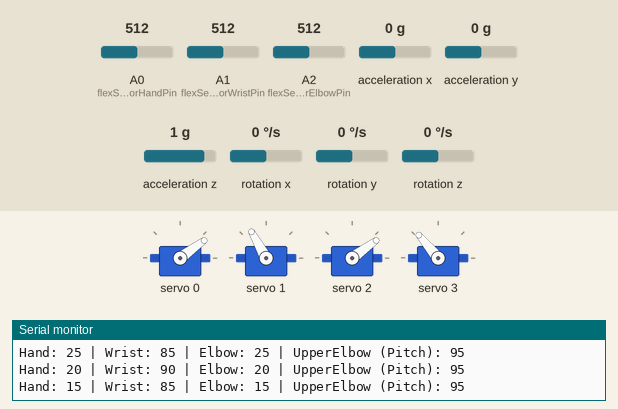
This sketch was run on a simulated Arduino Uno, built with avr-gcc and run on an emulated ATmega328P. Parts: 4 × servo, the last lines printed to the serial monitor. Inputs (shaded band) come from the test bench; at power-on: A1 (flexSensorWristPin) = 512, acceleration y 0 g, A0 (flexSensorHandPin) = 512, A2 (flexSensorElbowPin) = 512, acceleration x 0 g, acceleration z 1 g, rotation x 0 °/s, rotation y 0 °/s, rotation z 0 °/s.

Above: at 1.23 s.
1.3 s: A1 (flexSensorWristPin) set to 664
At 1.4 s:
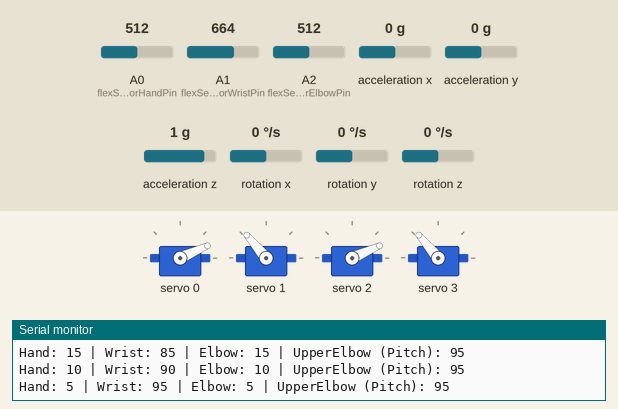
4.3 s: A1 (flexSensorWristPin) set to 675
At 5.5 s:
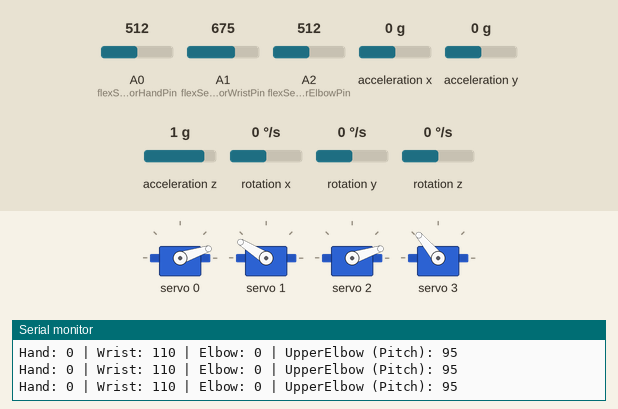
5.8 s: acceleration y set to 0.8 g
8.8 s: A0 (flexSensorHandPin) set to 583
11.8 s: A0 (flexSensorHandPin) set to 602
At 11.88 s:
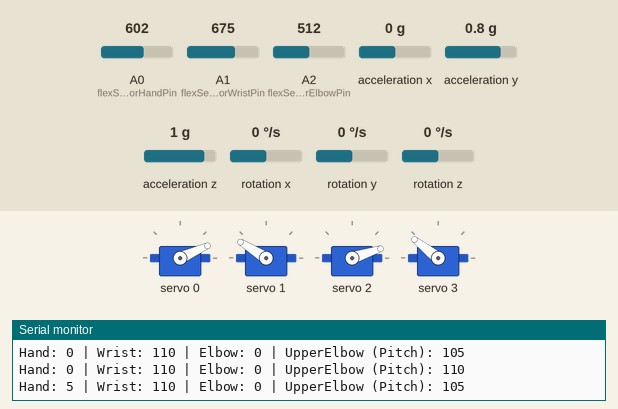
14.8 s: A2 (flexSensorElbowPin) set to 519
17.8 s: A2 (flexSensorElbowPin) set to 526
At 17.86 s:
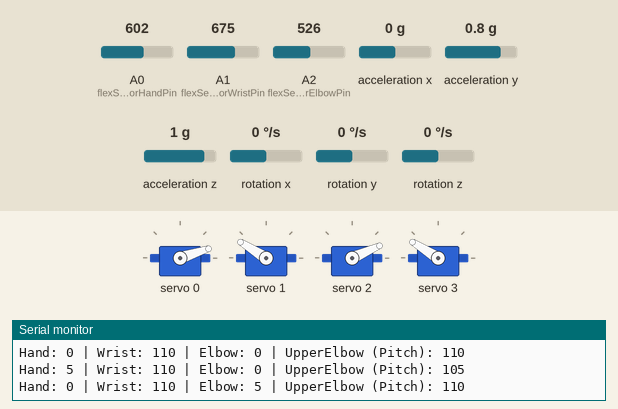
Timing chart, 0 to 21.8 s (numbered marks = the images above; inputs shaded):
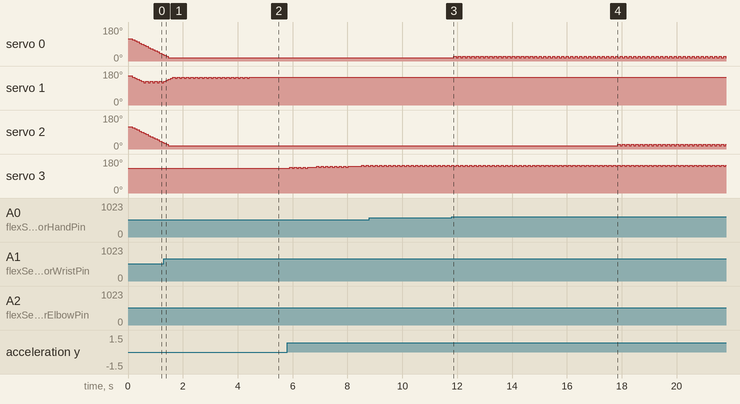

The sketch:

allmostdone.ino
```cpp
#include <Wire.h>
#include <Adafruit_PWMServoDriver.h>
#include <MPU6050.h>

Adafruit_PWMServoDriver pwm = Adafruit_PWMServoDriver();
MPU6050 mpu;

// Flex Sensor Pins
int flexSensorHandPin = A0;
int flexSensorWristPin = A1;
int flexSensorElbowPin = A2;

// Complementary filter variables
float pitch = 0.0;  // orientation angle estimate (degrees)
float alpha = 0.96; // complementary filter coefficient
unsigned long lastTime;

// Servo limits (pulse width out of 4096)
#define SERVOMIN 150
#define SERVOMAX 600

// Servo channels on PCA9685
#define SERVO_HAND_CHANNEL 0
#define SERVO_WRIST_CHANNEL 1
#define SERVO_ELBOW_CHANNEL 2
#define SERVO_UPPER_ELBOW_CHANNEL 3

// Current servo angles for smooth movement
int flexSensorHandAngle = 90;
int flexSensorWristAngle = 120;
int flexSensorElbowAngle = 90;
int flexSensorUpperElbowAngle = 90;

// Helper: Smooth sensor reading (average over samples)
int smoothFlexRead(int pin, int samples = 10) {
  long sum = 0;
  for (int i = 0; i < samples; i++) {
    sum += analogRead(pin);
    delay(2);
  }
  return sum / samples;
}

// Helper: Convert 0-180 degrees to PCA9685 pulse width
int angleToPulse(int angle) {
  return map(angle, 0, 180, SERVOMIN, SERVOMAX);
}

void setup() {
  Serial.begin(115200);
  Wire.begin();

  pwm.begin();
  pwm.setPWMFreq(50);  // Standard servo freq
  delay(10);

  mpu.initialize();
  if (!mpu.testConnection()) {
    Serial.println("MPU6050 connection failed!");
    while (1);
  }
  Serial.println("MPU6050 connected.");

  lastTime = millis();
}

void loop() {
  const int stepSize = 5;      // Servo movement smoothing step
  const int delayPerStep = 10; // Delay between steps for smoothness (ms)

  // Read flex sensors with smoothing
  int flexSensorHandValue = smoothFlexRead(flexSensorHandPin);
  int flexSensorWristValue = smoothFlexRead(flexSensorWristPin);
  int flexSensorElbowValue = smoothFlexRead(flexSensorElbowPin);

  // Read raw gyro & accel data from MPU6050
  int16_t ax, ay, az, gx, gy, gz;
  mpu.getMotion6(&ax, &ay, &az, &gx, &gy, &gz);

  // Calculate delta time for filter
  unsigned long now = millis();
  float dt = (now - lastTime) / 1000.0;
  lastTime = now;

  // Calculate pitch from accelerometer (degrees)
  float pitchAcc = atan2(ay, az) * 180.0 / PI;

  // Gyro rate around X axis (degrees/s)
  float gyroRateX = gx / 131.0;

  // Complementary filter fusion
  pitch = alpha * (pitch + gyroRateX * dt) + (1 - alpha) * pitchAcc;

  // Map pitch (-90 to 90) to servo angle range (60 to 130) for upper elbow
  int targetUpperElbowAngle = map(pitch, -90, 90, 60, 130);
  targetUpperElbowAngle = constrain(targetUpperElbowAngle, 0, 180);

  // Map flex sensor values to servo angles
  int targetHandAngle = map(flexSensorHandValue, 600, 900, 0, 180);
  int targetWristAngle = map(flexSensorWristValue, 600, 900, 100, 140);
  int targetElbowAngle = map(flexSensorElbowValue, 600, 900, 30, 150);

  // Constrain all angles
  targetHandAngle = constrain(targetHandAngle, 0, 180);
  targetWristAngle = constrain(targetWristAngle, 0, 180);
  targetElbowAngle = constrain(targetElbowAngle, 0, 180);

  // Smoothly move current angles towards targets
  if (targetHandAngle != flexSensorHandAngle)
    flexSensorHandAngle += (targetHandAngle > flexSensorHandAngle) ? stepSize : -stepSize;

  if (targetWristAngle != flexSensorWristAngle)
    flexSensorWristAngle += (targetWristAngle > flexSensorWristAngle) ? stepSize : -stepSize;

  if (targetElbowAngle != flexSensorElbowAngle)
    flexSensorElbowAngle += (targetElbowAngle > flexSensorElbowAngle) ? stepSize : -stepSize;

  if (targetUpperElbowAngle != flexSensorUpperElbowAngle)
    flexSensorUpperElbowAngle += (targetUpperElbowAngle > flexSensorUpperElbowAngle) ? stepSize : -stepSize;

  // Clamp current angles
  flexSensorHandAngle = constrain(flexSensorHandAngle, 0, 180);
  flexSensorWristAngle = constrain(flexSensorWristAngle, 0, 180);
  flexSensorElbowAngle = constrain(flexSensorElbowAngle, 0, 180);
  flexSensorUpperElbowAngle = constrain(flexSensorUpperElbowAngle, 0, 180);

  // Write angles to servos via PCA9685
  pwm.setPWM(SERVO_HAND_CHANNEL, 0, angleToPulse(flexSensorHandAngle));
  pwm.setPWM(SERVO_WRIST_CHANNEL, 0, angleToPulse(flexSensorWristAngle));
  pwm.setPWM(SERVO_ELBOW_CHANNEL, 0, angleToPulse(flexSensorElbowAngle));
  pwm.setPWM(SERVO_UPPER_ELBOW_CHANNEL, 0, angleToPulse(flexSensorUpperElbowAngle));

  // Debug printout
  Serial.print("Hand: "); Serial.print(flexSensorHandAngle);
  Serial.print(" | Wrist: "); Serial.print(flexSensorWristAngle);
  Serial.print(" | Elbow: "); Serial.print(flexSensorElbowAngle);
  Serial.print(" | UpperElbow (Pitch): "); Serial.println(flexSensorUpperElbowAngle);

  delay(delayPerStep);
}
```

Measured:
- the behaviour switches between 674 and 675 on A1 (flexSensorWristPin) (found by bisection; images 1 and 2)
- the behaviour switches between 601 and 602 on A0 (flexSensorHandPin) (found by bisection; images 2 and 3)
- the behaviour switches between 525 and 526 on A2 (flexSensorElbowPin) (found by bisection; images 3 and 4)
- after the input at 4.3 s, servo 1: goes on until 4.4 s, then stays 148°
- after the input at 11.8 s, servo 0: alternates 24° for 0.08 s and 18° for 0.08 s, starting after 0.08 s
- after the input at 17.8 s, servo 2: alternates 24° for 0.08 s and 18° for 0.08 s, starting after 0.06 s
- by itself, servo 3: alternates 148° for 0.08 s and 142° for 0.08 s
